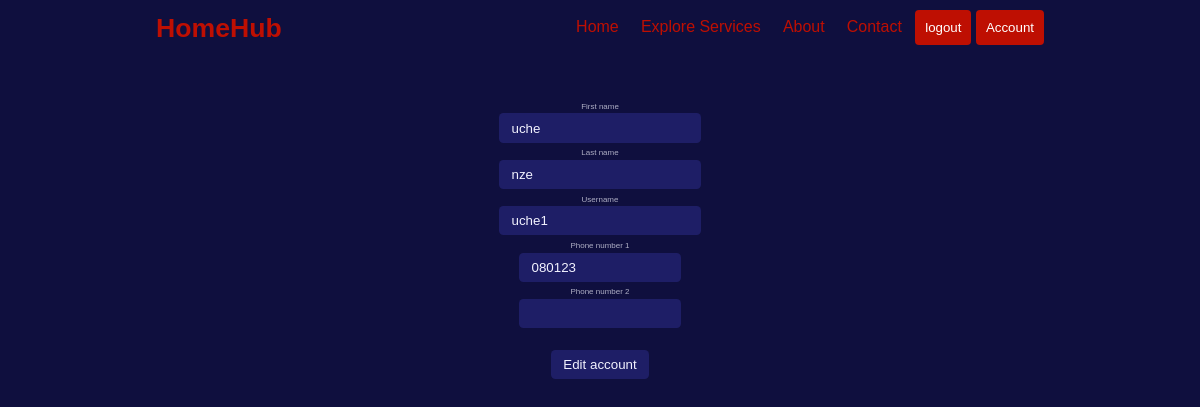
Page /edit_account/ (signed in) on the earlier database version.
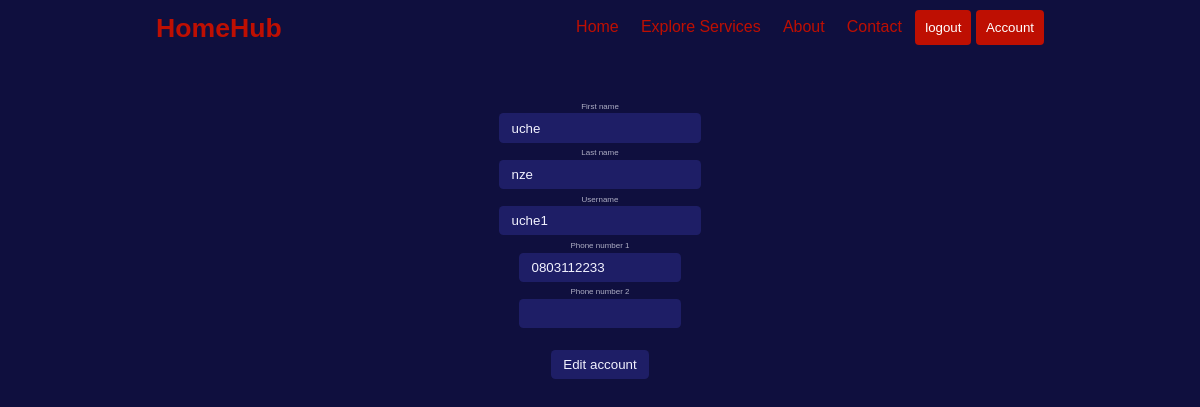
Same page on the later database version.
### app/models.py (models this page shows, shortened)
class User(db.Model, UserMixin):
    id = db.Column(db.Integer, primary_key=True)
    first_name = db.Column(db.String(20), nullable=False)
    last_name = db.Column(db.String(20), nullable=False)
    username = db.Column(db.String(20), unique=True, nullable=False)
    email = db.Column(db.String(40), nullable=False)
    password_hash = db.Column(db.String(250), nullable=False)
    phone_number = db.Column(db.String(15), nullable=False)
    phone_number_2 = db.Column(db.String(15))
    last_seen = db.Column(db.DateTime, default=lambda: datetime.now(timezone.utc))
    posts = db.relationship(
        'Post', backref='agent', lazy=True)

### app/routes.py (the view)
@app.route('/edit_account/', methods=['GET', 'POST'])
@login_required
def edit_account():
    form = EditAccountForm()
    if form.validate_on_submit():
        current_user.first_name = form.first_name.data
        current_user.last_name = form.last_name.data
        current_user.username = form.username.data
        current_user.phone_number = form.phone_number.data
        current_user.phone_number_2 = form.phone_number_2.data
        db.session.commit()
        flash('your changes has been saved')
        return redirect(url_for('account'))
    elif request.method == 'GET':
        form.first_name.data = current_user.first_name
        form.last_name.data = current_user.last_name
        form.username.data = current_user.username
        form.phone_number.data = current_user.phone_number
        form.phone_number_2.data = current_user.phone_number_2
    return render_template('edit_account.html', title='account page', form=form)

### app/forms.py (shortened to what this page needs)
class EditAccountForm(FlaskForm):
    first_name = StringField('First name', validators=[DataRequired()])
    last_name = StringField('Last name', validators=[DataRequired()])
    username = StringField('Username', validators=[DataRequired()])
    phone_number = StringField('Phone number 1', validators=[DataRequired()])
    phone_number_2 = StringField('Phone number 2', validators=[Optional()])
    submit = SubmitField('Edit account')

### app/models.py (called while the page is built)
@login.user_loader
def load_user(id):
    return User.query.get(int(id))

### app/routes.py (called while the page is built)
@app.before_request
def before_request():
    if current_user.is_authenticated:
        current_user.last_seen = datetime.now(timezone.utc)
        db.session.commit()

### app/templates/edit_account.html (shortened to what this page needs)
{% extends 'base.html' %}
    {% block content %}
        <section class="empty__page">
            <div>
                <form action="" method="POST" enctype="multipart/form-data">
                    <p>
                        {{ form.first_name.label }}<br>
                        {{ form.first_name(size=20) }}<br>
                    </p>
                    <p>
                        {{ form.last_name.label }}<br>
                        {{ form.last_name(size=20) }}<br>
                    </p>
                    <p>
                        {{ form.username.label }}<br>
                        {{ form.username(size=20) }}<br>
                    </p>
                    <p>
                        {{ form.phone_number.label }}<br>
                        {{ form.phone_number(size=15) }}<br>
                    </p>
                    <p>
                        {{ form.phone_number_2.label }}<br>
                        {{ form.phone_number_2(size=15) }}<br>
                    </p>
                    <br>
                    <p>{{ form.submit() }}</p>
                </form>
            </div>
        </section>
    {% endblock content %}

Differences in the rows shown:
changed User "uche": phone_number "080123" → "0803112233"
